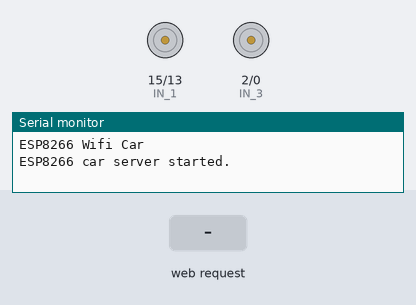
Recording of a sketch running on a simulated ESP8266 (NodeMCU). Shown: motor-driver pin pairs drawn as motors (green arrow = first pin HIGH = forward, orange = second pin HIGH = backward, longer = more drive, scaled by the enable pin), the last lines printed to the serial monitor. The inputs (shaded band) are chosen by the test bench.

Above: at 1.2 s.
1.3 s: HTTP request GET /forward received
At 2.5 s:
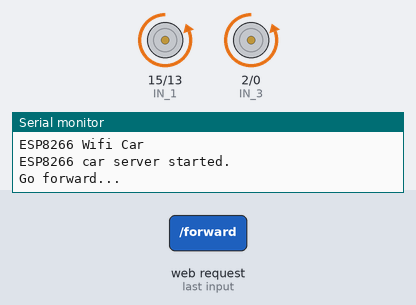
2.8 s: HTTP request GET /backward received
At 3.6 s:
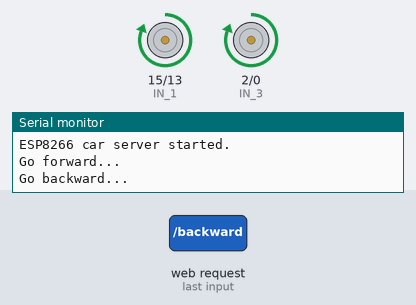
4.3 s: HTTP request GET /left received
At 4.7 s:
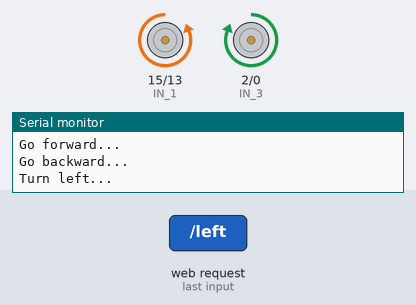
Timing chart, 0 to 7.3 s (numbered marks = the images above; inputs shaded):
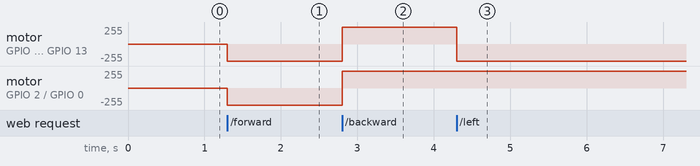

Measured:
- after the input at 1.3 s, motor on GPIO 15 (IN_1) / GPIO 13 (IN_2), motor on GPIO 2 (IN_3) / GPIO 0 (IN_4): stopped → backward 255/255 at once
- after the input at 2.8 s, motor on GPIO 15 (IN_1) / GPIO 13 (IN_2), motor on GPIO 2 (IN_3) / GPIO 0 (IN_4): backward 255/255 → forward 255/255 at once
- after the input at 4.3 s, motor on GPIO 15 (IN_1) / GPIO 13 (IN_2): forward 255/255 → backward 255/255 at once

The sketch:

file.ino
```cpp
#include <ESP8266WiFi.h>
#include <ESP8266WebServer.h>

// WiFi settings
#define SSID_AP            "ESP8266_WiFi_Car" // AP server name
#define PASSWORD_AP        "12345678"         // AP server password

#define ENA   14          // Enable/speed motors Right        GPIO14(D5)
#define ENB   12          // Enable/speed motors Left         GPIO12(D6)
#define IN_1  15          // L298N in1 motors Rightx          GPIO15(D8)
#define IN_2  13          // L298N in2 motors Right           GPIO13(D7)
#define IN_3  2           // L298N in3 motors Left            GPIO2(D4)
#define IN_4  0           // L298N in4 motors Left            GPIO0(D3)

int speedCar = 800;         // 400 - 1023.
int speed_Coeff = 3;

IPAddress local_ip(192, 168, 4, 1);           //IP for AP mode
IPAddress gateway(192, 168, 100, 1);          //IP for AP mode
IPAddress subnet(255, 255, 255, 0);           //IP for AP mode
ESP8266WebServer server(80);

int car_mode = 0;                             // set car drive mode (0 = stop)

// initialize
void setup() {

  Serial.begin(115200);
  Serial.println("ESP8266 Wifi Car");
  pinMode(ENA, OUTPUT);
  pinMode(ENB, OUTPUT);
  pinMode(IN_1, OUTPUT);
  pinMode(IN_2, OUTPUT);
  pinMode(IN_3, OUTPUT);
  pinMode(IN_4, OUTPUT);
  car_control(); // stop the car

  WiFi.mode(WIFI_AP);
  WiFi.softAPConfig(local_ip, gateway, subnet);
  WiFi.softAP(SSID_AP, PASSWORD_AP);

  // setup web server to handle specific HTTP requests
  server.on("/", HTTP_GET, handle_OnConnect);
  server.on("/forward", HTTP_GET, handle_forward);
  server.on("/backward", HTTP_GET, handle_backward);
  server.on("/left", HTTP_GET, handle_left);
  server.on("/right", HTTP_GET, handle_right);
  server.on("/stop", HTTP_GET, handle_stop);
  server.onNotFound(handle_NotFound);

  //start server
  server.begin();
  Serial.println("ESP8266 car server started.");
}

// handle HTTP requests and control car
void loop() {
  server.handleClient();
  car_control();
}

// HTTP request: on connect
void handle_OnConnect() {
  car_mode = 0;
  Serial.println("Client connected");
  server.send(200, "text/html", SendHTML());
}

// HTTP request: stop car
void handle_stop() {
  car_mode = 0;
  Serial.println("Stopped");
  server.send(200, "text/html", SendHTML());
}

// HTTP request: go forward
void handle_forward() {
  car_mode = 1;
  Serial.println("Go forward...");
  server.send(200, "text/html", SendHTML());
}

// HTTP request: go backward
void handle_backward() {
  car_mode = 2;
  Serial.println("Go backward...");
  server.send(200, "text/html", SendHTML());
}

// HTTP request: turn left
void handle_left() {
  car_mode = 3;
  Serial.println("Turn left...");
  server.send(200, "text/html", SendHTML());
}

// HTTP request: turn right
void handle_right() {
  car_mode = 4;
  Serial.println("Turn right...");
  server.send(200, "text/html", SendHTML());
}

// HTTP request: other
void handle_NotFound() {
  car_mode = 0;
  Serial.println("Page error");
  server.send(404, "text/plain", "Not found");
}

// control car movement
void car_control() {
  switch (car_mode) {
    case 0: // stop car
      digitalWrite(IN_1, LOW);
      digitalWrite(IN_2, LOW);
      analogWrite(ENA, speedCar);

      digitalWrite(IN_3, LOW);
      digitalWrite(IN_4, LOW);
      analogWrite(ENB, speedCar);
      break;
    case 1: // go forward
      digitalWrite(IN_1, LOW);
      digitalWrite(IN_2, HIGH);
      analogWrite(ENA, speedCar);

      digitalWrite(IN_3, LOW);
      digitalWrite(IN_4, HIGH);
      analogWrite(ENB, speedCar);
      break;
    case 2: // go backward
      digitalWrite(IN_1, HIGH);
      digitalWrite(IN_2, LOW);
      analogWrite(ENA, speedCar);

      digitalWrite(IN_3, HIGH);
      digitalWrite(IN_4, LOW);
      analogWrite(ENB, speedCar);
      break;
    case 3: // turn left
      digitalWrite(IN_1, LOW);
      digitalWrite(IN_2, HIGH);
      analogWrite(ENA, speedCar);

      digitalWrite(IN_3, HIGH);
      digitalWrite(IN_4, LOW);
      analogWrite(ENB, speedCar);
      break;
    case 4: // turn right
      digitalWrite(IN_1, LOW);
      digitalWrite(IN_2, HIGH);
      analogWrite(ENA, speedCar / speed_Coeff);

      digitalWrite(IN_3, LOW);
      digitalWrite(IN_4, HIGH);
      analogWrite(ENB, speedCar);

  }
}

// output HTML web page for user
String SendHTML() {
  String html = "<!DOCTYPE html>";
  html += "<html>";
  html += "<head>";
  html += "<title>ESP8266 WiFi Car</title>";
  html += "<meta name=\"viewport\" content=\"width=device-width, initial-scale=1\">";
  html += "<style>body {background-color: Moccasin;} h1 {color: SaddleBrown;} h2 {color: Olive;}</style>";
  html += "</head>";
  html += "<body>";
  html += "<div align=\"center\">";
  html += "<h1>ESP8266 WiFi Car</h1>";
  html += "<h2>Press \"stop\" after the server has been reset</h2>";
  html += "<br>\n";
  html += "<form method=\"GET\">";
  html += "<input type=\"button\" value=\"Go forward\" onclick=\"window.location.href='/forward'\">";
  html += "<br><br>\n";
  html += "<input type=\"button\" value=\"Go backward\" onclick=\"window.location.href='/backward'\">";
  html += "<br><br>\n";
  html += "<input type=\"button\" value=\"Turn left\" onclick=\"window.location.href='/left'\">";
  html += "<br><br>\n";
  html += "<input type=\"button\" value=\"Turn right\" onclick=\"window.location.href='/right'\">";
  html += "<br><br>\n";
  html += "<input type=\"button\" value=\"Car stop\" onclick=\"window.location.href='/stop'\">";
  html += "</form>\n";
  html += "</div>\n";
  html += "</body>\n";
  html += "</html>\n";
  return html;
}
```
